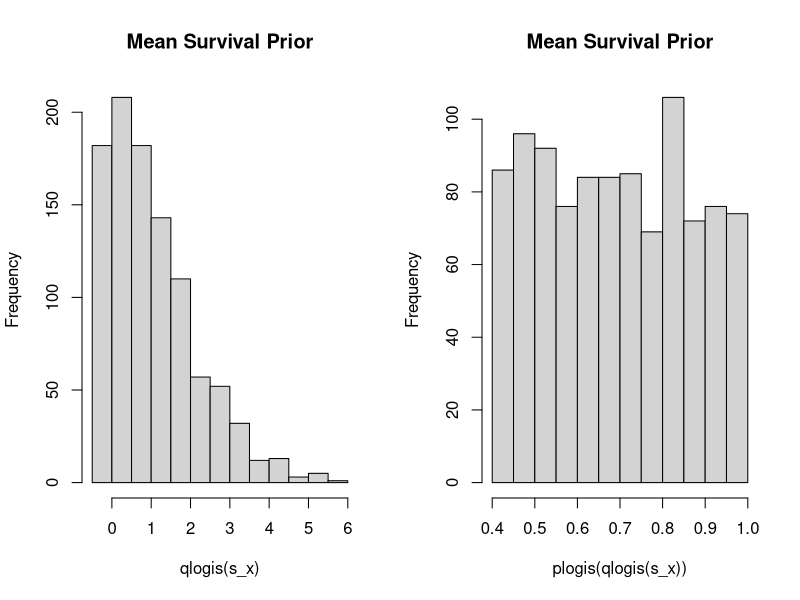
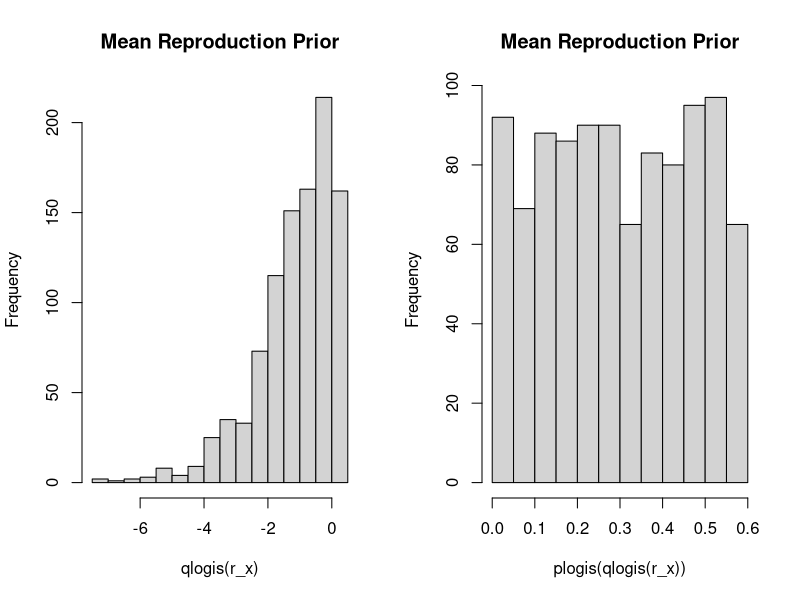
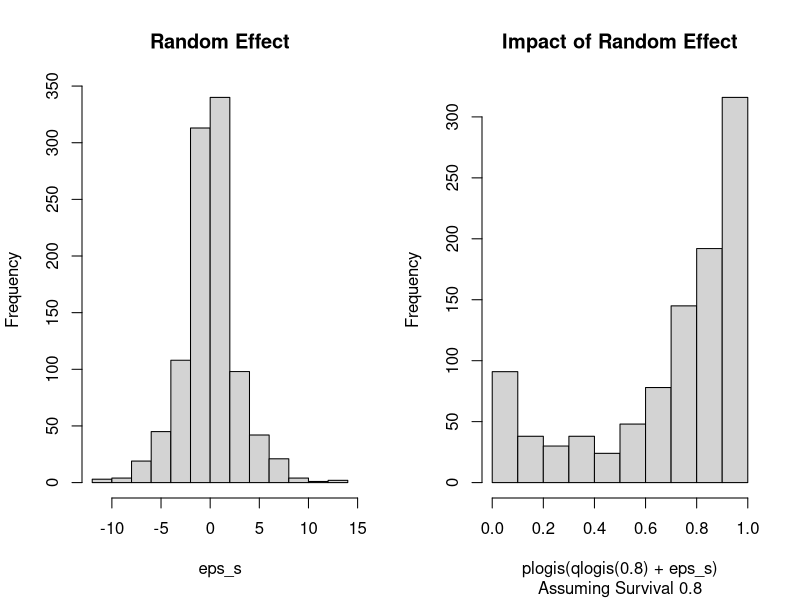
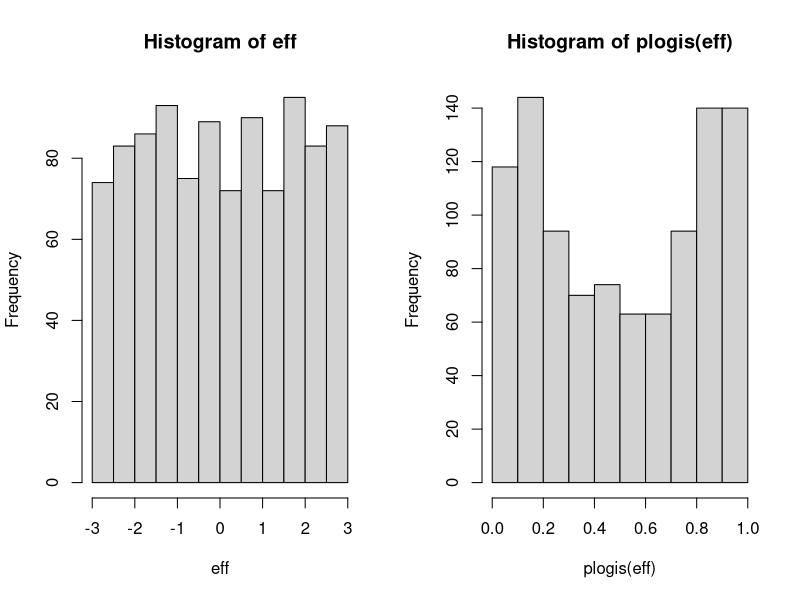
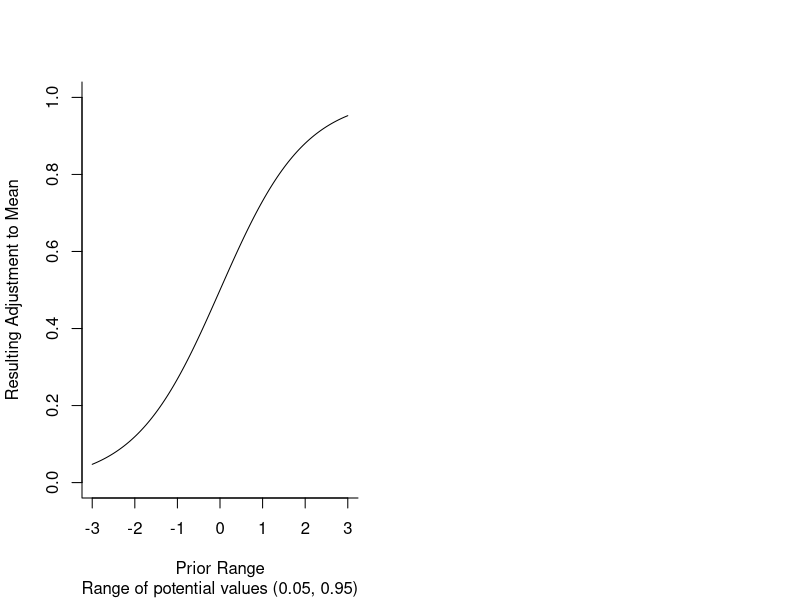

These charts were generated, in order, by the following R code:
## ---- chunk 1
#| echo: false
#| warning: false
# install.packages("truncnorm")

library(ggplot2)
library(dplyr)
## ---- chunk 2
s_x <- runif(1000, 0.4, 1)

par(mfrow = c(1, 2))
hist(qlogis(s_x), main = "Mean Survival Prior")
hist(plogis(qlogis(s_x)), main = "Mean Survival Prior")
## ---- chunk 3
r_x <- runif(1000, 0, 0.6)
par(mfrow = c(1, 2))
hist(qlogis(r_x), main = "Mean Reproduction Prior")
hist(plogis(qlogis(r_x)), main = "Mean Reproduction Prior")
## ---- chunk 4
s_sd <- runif(1000, 0.05, 5)
eps_s <- rnorm(1000, 0, s_sd)
par(mfrow = c(1, 2))
hist(eps_s, main = "Random Effect")
# Possible adjustments assuming mean of 0.8
hist(
  plogis(qlogis(0.8) + eps_s), 
  main = "Impact of Random Effect", 
  sub = "Assuming Survival 0.8"
)
## ---- chunk 5
# Assume algortihms for truncation are similar
eff <- truncnorm::rtruncnorm(1000, -3, 3, 0, sqrt(1/0.001))

par(mfrow = c(1, 2))
hist(eff)
hist(plogis(eff))
## ---- chunk 6
coef_rng <- seq(-3, 3, by = 0.05)

min_max <- round(plogis(c(-3, 3)), 2)

plot(
  coef_rng, 
  plogis(coef_rng), 
  ylim = c(0, 1), 
  type = "l", 
  bty = "L", 
  xlab = "Prior Range", 
  ylab = "Resulting Adjustment to Mean",
  sub = paste0("Range of potential values (", min_max[1], ", ", min_max[2], ")")
)
